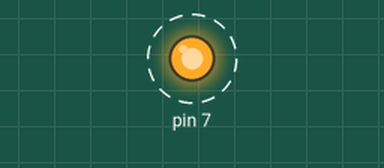
This program was run on a simulated Raspberry Pi (header pin numbers). Parts: output pins drawn as LEDs (lit = HIGH). Dashed ring = blinking. At 100.0 s the program stops and its outputs stay as they are.

Above: at 0.5 s.
Timing chart, 0 to 4.6 s (numbered marks = the images above):
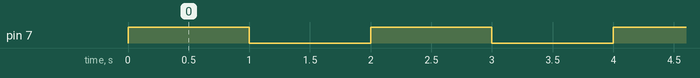

The program:

led_static.py
```python
# Simple script which activates +3.3 V at pin 7.

import RPi.GPIO as gpio
import time

def blink(pin):
    gpio.output(pin,gpio.HIGH)
    time.sleep(1)
    gpio.output(pin,gpio.LOW)
    time.sleep(1)
    return

gpio.setmode(gpio.BOARD)
gpio.setup(7,gpio.OUT)

for i in range(0,50):
    blink(7)

gpio.cleanup()
```

Measured:
- by itself, pin 7: alternates HIGH for 1.0 s and LOW for 1.0 s, 100 changes in all, then stays LOW
